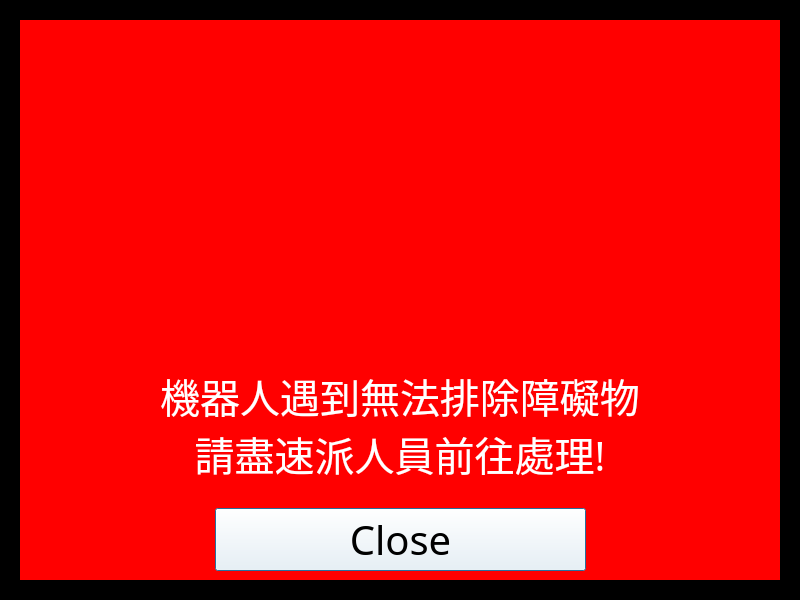
<?xml version="1.0" encoding="UTF-8"?>
<ui version="4.0">
 <class>ObstaclesAlarmDialog</class>
 <widget class="QDialog" name="ObstaclesAlarmDialog">
  <property name="geometry">
   <rect>
    <x>0</x>
    <y>0</y>
    <width>800</width>
    <height>600</height>
   </rect>
  </property>
  <property name="windowTitle">
   <string/>
  </property>
  <property name="styleSheet">
   <string notr="true">background-color: rgb(0, 0, 0);</string>
  </property>
  <layout class="QVBoxLayout" name="verticalLayout_2">
   <property name="leftMargin">
    <number>20</number>
   </property>
   <property name="topMargin">
    <number>20</number>
   </property>
   <property name="rightMargin">
    <number>20</number>
   </property>
   <property name="bottomMargin">
    <number>20</number>
   </property>
   <item>
    <widget class="QWidget" name="widget" native="true">
     <property name="styleSheet">
      <string notr="true">background-color: rgb(255, 0, 0);</string>
     </property>
     <layout class="QVBoxLayout" name="verticalLayout_3" stretch="2,1,0">
      <item>
       <widget class="QLabel" name="label_2">
        <property name="text">
         <string/>
        </property>
        <property name="pixmap">
         <pixmap resource="resource.qrc">:/Img/alarm.png</pixmap>
        </property>
        <property name="alignment">
         <set>Qt::AlignCenter</set>
        </property>
       </widget>
      </item>
      <item>
       <widget class="QLabel" name="label">
        <property name="font">
         <font>
          <family>微軟正黑體</family>
          <pointsize>30</pointsize>
         </font>
        </property>
        <property name="styleSheet">
         <string notr="true">
color: rgb(255, 255, 255);</string>
        </property>
        <property name="text">
         <string>機器人遇到無法排除障礙物
請盡速派人員前往處理!</string>
        </property>
        <property name="alignment">
         <set>Qt::AlignCenter</set>
        </property>
       </widget>
      </item>
      <item>
       <layout class="QHBoxLayout" name="horizontalLayout" stretch="1,2,1">
        <item>
         <spacer name="horizontalSpacer">
          <property name="orientation">
           <enum>Qt::Horizontal</enum>
          </property>
          <property name="sizeHint" stdset="0">
           <size>
            <width>20</width>
            <height>20</height>
           </size>
          </property>
         </spacer>
        </item>
        <item>
         <widget class="QPushButton" name="closeBtn">
          <property name="font">
           <font>
            <family>微軟正黑體</family>
            <pointsize>30</pointsize>
           </font>
          </property>
          <property name="styleSheet">
           <string notr="true">background-color: rgb(255, 255, 255);
color: rgb(0, 0, 0);</string>
          </property>
          <property name="text">
           <string>Close</string>
          </property>
         </widget>
        </item>
        <item>
         <spacer name="horizontalSpacer_2">
          <property name="orientation">
           <enum>Qt::Horizontal</enum>
          </property>
          <property name="sizeHint" stdset="0">
           <size>
            <width>20</width>
            <height>20</height>
           </size>
          </property>
         </spacer>
        </item>
       </layout>
      </item>
     </layout>
    </widget>
   </item>
  </layout>
 </widget>
 <resources>
  <include location="resource.qrc"/>
 </resources>
 <connections/>
</ui>
